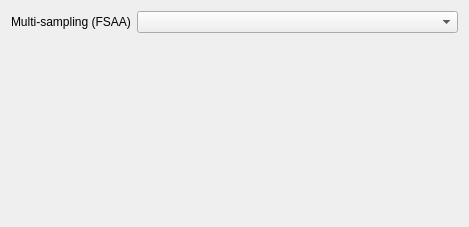
<?xml version="1.0" encoding="UTF-8"?>
<ui version="4.0">
 <class>qSlicerSettingsViewsPanel</class>
 <widget class="ctkSettingsPanel" name="qSlicerSettingsViewsPanel">
  <property name="geometry">
   <rect>
    <x>0</x>
    <y>0</y>
    <width>469</width>
    <height>227</height>
   </rect>
  </property>
  <property name="windowTitle">
   <string>ViewsSettings</string>
  </property>
  <layout class="QFormLayout" name="formLayout">
   <property name="fieldGrowthPolicy">
    <enum>QFormLayout::AllNonFixedFieldsGrow</enum>
   </property>
   <item row="0" column="0">
    <widget class="QLabel" name="FSAALabel">
     <property name="text">
      <string>Multi-sampling (FSAA)</string>
     </property>
    </widget>
   </item>
   <item row="0" column="1">
    <widget class="QComboBox" name="FSAAComboBox">
     <property name="toolTip">
      <string>&lt;!DOCTYPE HTML PUBLIC &quot;-//W3C//DTD HTML 4.0//EN&quot; &quot;http://www.w3.org/TR/REC-html40/strict.dtd&quot;&gt;
&lt;html&gt;&lt;head&gt;&lt;meta name=&quot;qrichtext&quot; content=&quot;1&quot; /&gt;&lt;style type=&quot;text/css&quot;&gt;
p, li { white-space: pre-wrap; }
&lt;/style&gt;&lt;/head&gt;&lt;body style=&quot; font-family:'MS Shell Dlg 2'; font-size:8.25pt; font-weight:400; font-style:normal;&quot;&gt;
&lt;p style=&quot; margin-top:0px; margin-bottom:0px; margin-left:0px; margin-right:0px; -qt-block-indent:0; text-indent:0px;&quot;&gt;&lt;span style=&quot; font-size:8pt;&quot;&gt;Use multisampling for full-screen anti-aliasing.&lt;/span&gt;&lt;/p&gt;&lt;/body&gt;&lt;/html&gt;</string>
     </property>
    </widget>
   </item>
  </layout>
 </widget>
 <customwidgets>
  <customwidget>
   <class>ctkSettingsPanel</class>
   <extends>QWidget</extends>
   <header>ctkSettingsPanel.h</header>
   <container>1</container>
  </customwidget>
 </customwidgets>
 <resources/>
 <connections/>
</ui>
